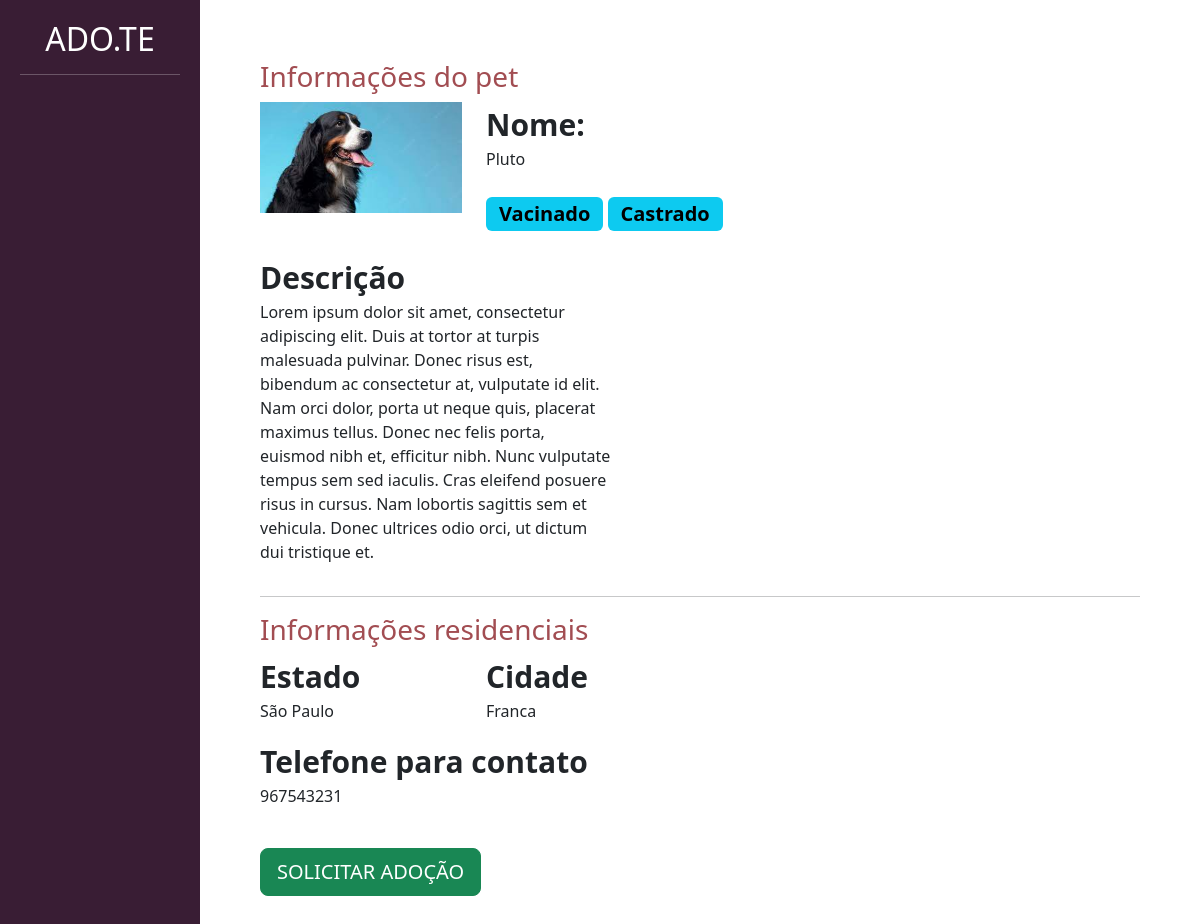
The page /divulgar/ver_pet/2 on the database its author committed.
### divulgar/models.py (models this page shows, shortened)
class Pet(models.Model):
    choices_status = (('P', 'Para adoção'),
                      ('A', 'Adotado'))
    usuario = models.ForeignKey(User, on_delete=models.DO_NOTHING)
    foto = models.ImageField(upload_to="fotos_pets")
    nome = models.CharField(max_length=100)
    descricao = models.TextField()
    estado = models.CharField(max_length=50)
    cidade = models.CharField(max_length=50)
    telefone = models.CharField(max_length=50)
    tags = models.ManyToManyField(Tag)
    raca = models.ForeignKey(Raca, on_delete=models.DO_NOTHING)
    status = models.CharField(max_length=1, choices=choices_status, default='P')

class Tag(models.Model):
    tag = models.CharField(max_length=100)
    def __str__(self):
        return self.tag

### divulgar/views.py (the view)
# urls.py: path('ver_pet/<int:id>', views.ver_pet, name="ver_pet"),
def ver_pet(request, id):
    if request.method == "GET":
        pet = Pet.objects.get(id = id)
        return render(request, 'ver_pet.html', {'pet': pet})

### divulgar/templates/ver_pet.html (shortened to what this page needs)
{% load static %}
<!doctype html>
<html lang="pt-BR">
    <head>
    <link href="https://cdn.jsdelivr.net/npm/bootstrap@5.3.0-alpha1/dist/css/bootstrap.min.css" rel="stylesheet">
    <link href="{% static 'usuarios/css/cadastro.css' %}" rel="stylesheet">
    <link href="{% static 'divulgar/css/novo_pet.css' %}" rel="stylesheet">
    <link href="{% static 'divulgar/css/seus_pet.css' %}" rel="stylesheet">
    <link href="{% static 'adotar/css/listar_pets.css' %}" rel="stylesheet">
    </head>
    <body>
        <div class="container-fluid">
            <div class="row">
                <div class="col-md-2 bg-side-plataforma sidebar">
                    <h2>ADO.TE</h2>
                    <hr>
                </div>
                <div style="padding:60px" class="col-md">
                    <h3 class="font-vinho">Informações do pet</h3>
                    <div class="row">
                        <div class="col-md-3">
                            <img width="100%" src="{{pet.foto.url}}">
                        </div>
                        <div class="col-md-9">
                            <span class="span-bold">Nome:</span>
                            <p>{{pet.nome}}</p>
                            <div style="width:40%">
                                {% for tag in pet.tags.all%}
                                    <span class="badge text-bg-info badge-lg">{{tag}}</span>
                                {% endfor %}
                            </div>
                        </div>
                    </div>
                    <br>
                    <div class="row">
                        <div class="col-md-5">
                            <span class="span-bold">Descrição</span>
                            <p>{{pet.descricao}}</p>
                        </div>
                        <div class="col-md-7">
                        </div>
                    </div>
                    <hr>
                    <div class="row">
                        <h3 class="font-vinho">Informações residenciais</h3>
                        <div class="col-md">
                            <div class="row">
                                <div class="col-md">
                                    <span class="span-bold">Estado</span>
                                    <p>{{pet.estado}}</p>
                                </div>
                                <div class="col-md">
                                    <span class="span-bold">Cidade</span>
                                    <p>{{pet.cidade}}</p>
                                </div>
                            </div>
                            <span class="span-bold">Telefone para contato</span>
                            <p>{{pet.telefone}}</p>
                            <br>
                            <a href="{% url 'pedido_adocao' pet.id %}" class="btn btn-success btn-lg">SOLICITAR ADOÇÃO</a>
                        </div>
                        <div class="col-md">
                        </div>
                    </div>
                </div>
            </div>
        </div>
    </body>
</html>

### templates/static/divulgar/css/novo_pet.css (style rules this page uses)
.sidebar { text-align: center; padding: 20px; }
.font-vinho { color: #A24D52; }

### templates/static/adotar/css/listar_pets.css (style rules this page uses)
.span-bold { font-weight: bold; font-size: 30px; }
.badge-lg { font-size: 20px; margin-top: 10px; }
.bg-side-plataforma { background-color: #391D34; color: white; }

### rows shown on the page
Pet: foto (picture), nome "Pluto", descricao "Lorem ipsum dolor sit amet, consectetur adipiscing elit. Duis at tortor at turpis malesuada pulvinar. Donec risus est, bibendum ac consectetur at, vulputate id elit. Nam orci dolor, porta ut neque quis, placerat maximus tellus. Donec nec felis porta, euismod nibh et, efficitur nibh. Nunc vulputate tempus sem sed iaculis. Cras eleifend posuere risus in cursus. Nam lobortis sagittis sem et vehicula. Donec ultrices odio orci, ut dictum dui tristique et.", estado "São Paulo", cidade "Franca", telefone "967543231"
Tag: tag "Vacinado"
Tag: tag "Castrado"
